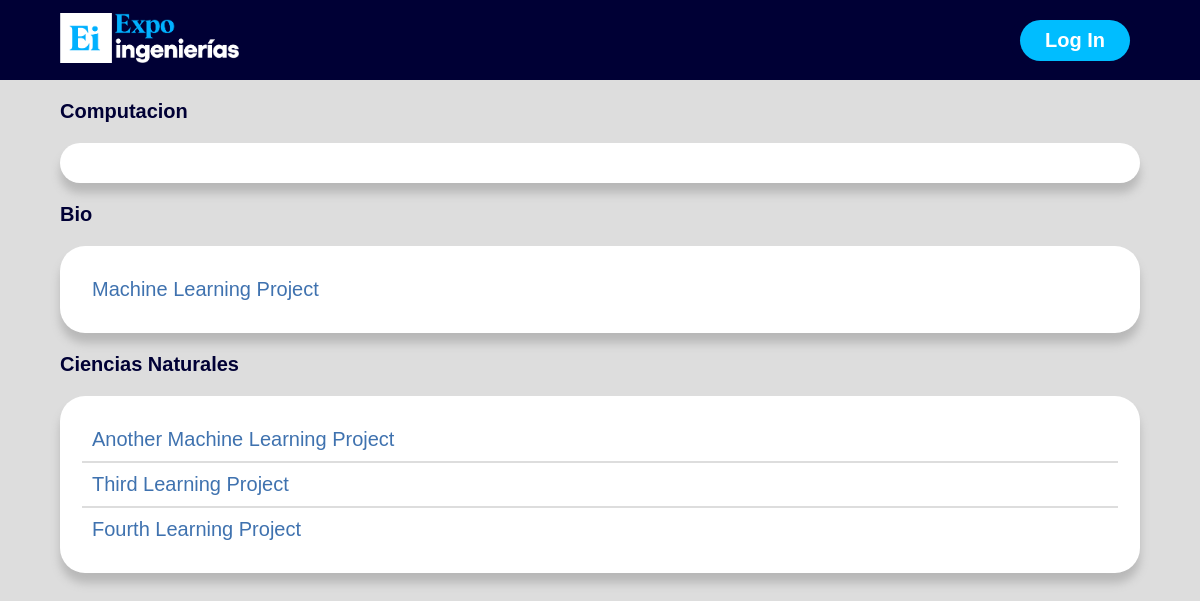
Screenshot of /ver_proyectos.php with the database file from the repository.
### tables this page shows
CREATE TABLE r_categorias(
	id_categoria INT NOT NULL AUTO_INCREMENT PRIMARY KEY,
   nombre VARCHAR(50)
);

CREATE TABLE r_proyectos(
   id_proyecto INT NOT NULL AUTO_INCREMENT PRIMARY KEY,	
   poster VARCHAR(100),
   description TEXT,
   estatus BOOL,
   nombre VARCHAR(100),
   video VARCHAR(100),
   fecha_registro DATETIME,
   id_uf VARCHAR(10),
   id_docente INT,
   id_edicion INT,
   id_categoria INT,
   id_nivel INT,
   premio INT,  
   FOREIGN KEY (id_uf)
   REFERENCES r_ufs(id_uf)
   ON DELETE RESTRICT
   ON UPDATE CASCADE,
   FOREIGN KEY (id_docente)
   REFERENCES r_docentes(id_docente)
   ON DELETE RESTRICT
   ON UPDATE CASCADE,
   FOREIGN KEY (id_edicion)
   REFERENCES r_ediciones(id_edicion)
   ON DELETE RESTRICT
   ON UPDATE CASCADE,
   FOREIGN KEY (id_categoria)
   REFERENCES r_categorias(id_categoria)
   ON DELETE RESTRICT
   ON UPDATE CASCADE,
   FOREIGN KEY (id_nivel)
   REFERENCES r_niveles_desarrollo(id_nivel)
   ON DELETE RESTRICT
   ON UPDATE CASCADE
);

### ver_proyectos.php (the view, shortened to what this page needs)
<!DOCTYPE html>
<html lang="en">
<head>
   <link rel="stylesheet" href="CSS/style.css">
</head>
<body>
   <div id="header"></div>
   <?php
      $pdo = Database::connect();
      $sql = 'SELECT * FROM r_categorias ORDER BY id_categoria';
      foreach ($pdo->query($sql) as $row) {
         echo '<h1 class="label">'.$row['nombre'].'</h1>';
         echo '<div class = "container">';
         echo '<table class="general">';
         $sql = 'SELECT * FROM r_proyectos WHERE id_categoria ='.$row['id_categoria'];
         foreach ($pdo->query($sql) as $row) {
            echo '<tr>';
            echo '<td>';
            echo '<a class="link" href="proyecto.php?id_proyecto='.$row['id_proyecto'].'">'. $row['nombre'] .'</a>';
            echo '</td>';
            echo '</tr>';
         }
         echo '</table>';
         echo '</div>';
      }
   ?>
</body>
</html>

### CSS/style.css (style rules this page uses)
:root { --background: #f5f5f5; --main: #112d4e; --wordaccent1: #3f72af; --wordaccentbg1: #dbe2ef; --wordaccent2: #1687a7; --backgroundR: #dddddd; --mainR: #000035; --wordaccent1R: #00bdff; --wordaccentbg1R: white; --wordaccent2R: #00a2dd; }
* { box-sizing: border-box; margin: 0; padding: 0; font-family: "Gellix", sans-serif; font-size: 20px; }
.general tr { display: flex; justify-content: space-between; border: solid; border-color: var(--backgroundR); border-width: 1px 0; }
.general tr:first-child { border-top: none; }
.general tr:last-child { border-bottom: none; }
.general td { padding: 10px; }
body { background-color: var(--backgroundR); }
h1 { color: var(--mainR); }
.container { display: grid; background: #ffffff; margin-top: 20px; margin-left: 5%; margin-right: 5%; margin-bottom: 20px; border-radius: 25px; padding: 20px; box-shadow: 0px 10px 10px #b8b8b8; }
.label { margin-top: 20px; margin-left: 5%; margin-right: 5%; }
.link { color: var(--wordaccent1); text-decoration: none; }

### rows the page displays
r_categorias: nombre "Computacion"
r_categorias: nombre "Bio"
r_proyectos: nombre "Machine Learning Project"
r_categorias: nombre "Ciencias Naturales"
r_proyectos: nombre "Another Machine Learning Project"
r_proyectos: nombre "Third Learning Project"
r_proyectos: nombre "Fourth Learning Project"
